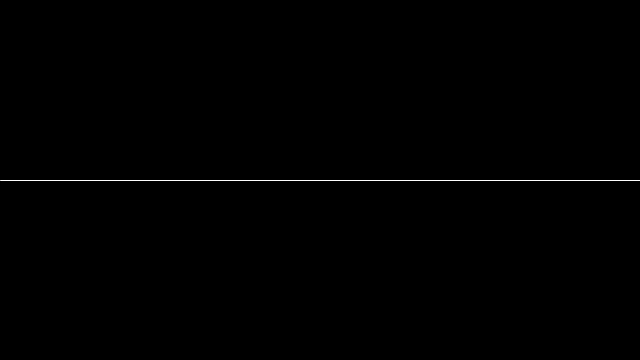
Frame 1 (no input)
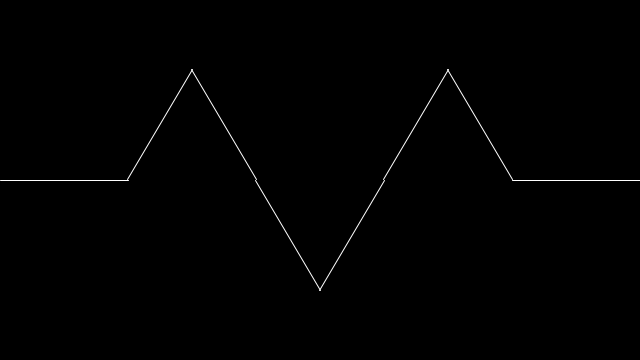
Frame 60 (the mouse pressed at the canvas centre just before this capture)
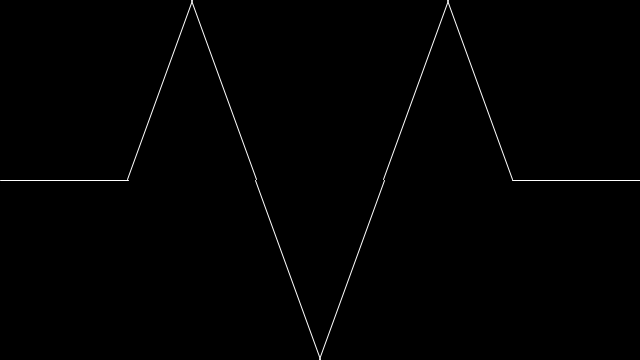
Frame 120 (the mouse held since frame 60 and released just before this capture)

The Processing sketch that drew these frames (run headless with seeded random() and noise(); from frame 60 on, the mouse is pressed at the canvas centre):

// Processing sketch: MyFractalPattern
// ── MyFractalPattern.pde
float levels;

void setup() {
  size(640, 360);
}

void draw() {
  background(0);
  stroke(255);

  translate(width/2, height/2);

  fractal(width, height, levels);

  levels = lerp(levels, round(sin(frameCount/300.0)*3), 0.1);
  if (abs(levels%1) > 0.99 || abs(levels%1) < 0.01)
    levels = round(levels);
}

void fractal(float w, float h, float level) {
  if (level != 0) {
    int levelPolarity = int(level/abs(level));
    float newLevel = abs(level) <= 1 ? 0 : level-levelPolarity;

    h*= constrain(abs(level), 0, 1)*levelPolarity;

    pushMatrix();
    translate(-w*2/5.0, 0);

    fractal(w/5.0, h/8.0, newLevel);
    popMatrix();

    pushMatrix();
    translate(-w/4.0, -h/4.0);
    rotate(atan2(-h/2.0, w/10));

    fractal(dist(-w*3/10.0, 0, -w/5.0, -h/2.0), h/8.0, newLevel);
    popMatrix();

    pushMatrix();
    translate(-w*3/20.0, -h/4.0);
    rotate(atan2(h/2.0, w/10));

    fractal(dist(-w/5.0, -h/2.0, -w/10.0, 0), h/8.0, newLevel);
    popMatrix();

    pushMatrix();
    translate(-w/20.0, h/4.0);
    rotate(atan2(h/2.0, w/10.0));

    fractal(dist(-w/10.0, 0, 0, h/2.0), h/8.0, newLevel);
    popMatrix();

    pushMatrix();
    translate(w/20.0, h/4.0);
    rotate(atan2(-h/2.0, w/10.0));

    fractal(dist(w/10.0, 0, 0, h/2.0), h/8.0, newLevel);
    popMatrix();

    pushMatrix();
    translate(w*3/20.0, -h/4.0);
    rotate(atan2(-h/2.0, w/10.0));

    fractal(dist(w/5.0, -h/2.0, w/10.0, 0), h/8.0, newLevel);
    popMatrix();

    pushMatrix();
    translate(w/4.0, -h/4.0);
    rotate(atan2(h/2.0, w/10.0));

    fractal(dist(w*3/10.0, 0, w/5.0, h/2.0), h/8.0, newLevel);
    popMatrix();

    pushMatrix();
    translate(w*2/5.0, 0);

    fractal(w/5.0, h/5.0, newLevel);
    popMatrix();
  } else
    line(-w/2.0, 0, w/2.0, 0);
}
